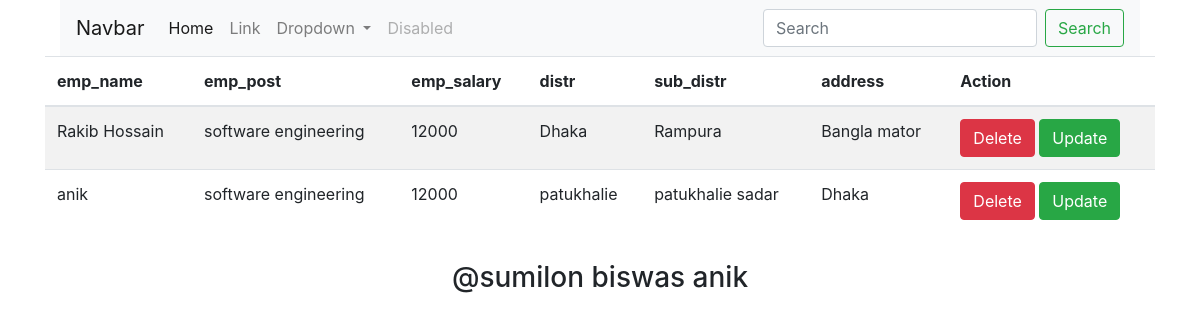
The page / on the database its author committed.
### app/models.py (models this page shows, shortened)
class address(models.Model):
    distr = models.CharField(max_length=400)
    sub_distr = models.CharField(max_length=300)
    address = models.TextField(max_length=400)
    class Meta:
        abstract = True

class emplopyee(address):
    emp_name=models.CharField(max_length=50)
    emp_post=models.CharField(max_length=20)
    emp_salary=models.CharField(max_length=20)

### app/views.py (the view)
# urls.py: path('',show_emp,name='show_emp'),
def show_emp(request):
    emp_list = emplopyee.objects.all()
    return render(request, 'emplopyee_show.html', locals())

### template/emplopyee_show.html (shortened to what this page needs)
{% extends 'bas.html' %}
{% load static  %}
{% block content %}
    <table class="table table-striped">
            <thead>
                   <tr>
                       <th>emp_name</th>
                       <th>emp_post</th>
                       <th>emp_salary</th>
                        <th>distr</th>
                        <th>sub_distr</th>
                        <th>address</th>
                       <th>Action</th>
                   </tr>
            </thead>
            <tbody>
              {% for emp in emp_list %}
                     <tr>
                         <td>{{emp.emp_name}}</td>
                         <td>{{emp.emp_post}}</td>
                         <td>{{emp.emp_salary}}</td>
                          <td>{{emp.distr}}</td>
                          <td>{{emp.sub_distr}}</td>
                           <td>{{emp.address}}</td>
                           <td>
                               <a href="/delete_emp/{{emp.id}}" class="btn btn-danger">Delete</a>
                               <a class="btn btn-success">Update</a>
                           </td>
                     </tr>
              {% endfor %}
            </tbody>
    </table>
{% endblock content %}

### rows shown on the page
emplopyee: emp_name "Rakib Hossain", emp_post "software engineering", emp_salary "12000", distr "Dhaka", sub_distr "Rampura", address "Bangla mator"
emplopyee: emp_name "anik", emp_post "software engineering", emp_salary "12000", distr "patukhalie", sub_distr "patukhalie sadar", address "Dhaka"
